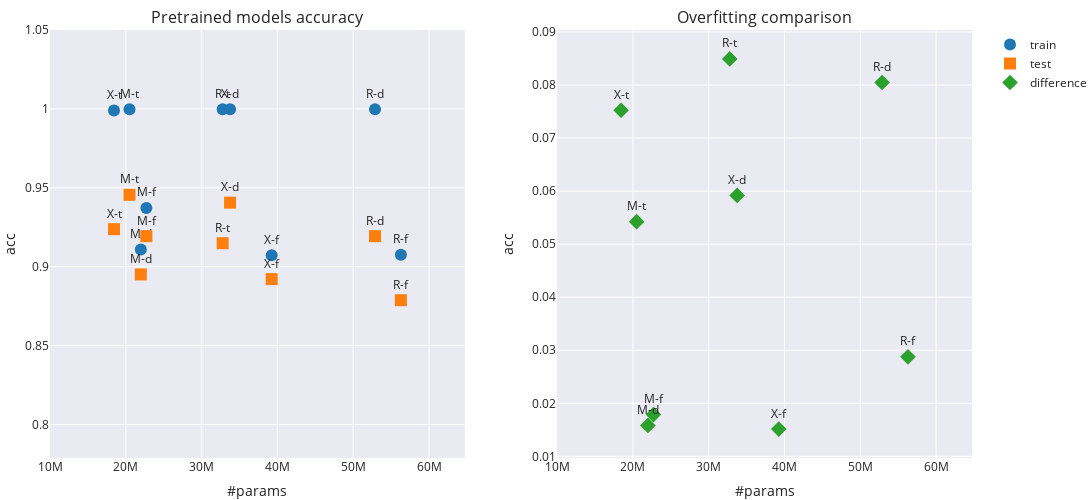

Write notebook code for a chart like this one.
### Markdown cell above
### 3.4. Comparison between pretrained approaches 

The next figure shows the train and test performance of each pretrained model with the number of trainable parameters. We have abbreviated the names with the first character and a suffix indicating the transfer-learning (t), finetuning (f) and partial-finetuning (d) approaches.

### Code cell
# abbreviate names 
names = ['R-t', 'R-f', 'R-d', 'M-t', 'M-f', 'M-d', 'X-t', 'X-f', 'X-d']
models = [resnet_t, resnet_f, resnet_d, mobile_t, mobile_f, mobile_d, xception_t, xception_f, xception_d]
for model, name in zip(models, names):
    model._name = name
comparison(models, (train_dataset, val_dataset), titles=['Pretrained models accuracy', 'Overfitting comparison'])

### Figure 1 — Plotly figure (JSON) as saved in the notebook; plotly's stock layout.template omitted (floating-point values rounded to 4 significant figures)
{"data": [{"marker": {"color": "#1F77B4", "size": 12, "symbol": "circle"}, "mode": "markers+text", "name": "train", "text": ["X-t", "M-t", "M-d", "M-f", "R-t", "X-d", "X-f", "R-d", "R-f"], "textposition": "top center", "type": "scatter", "x": [18438005, 20486005, 21977397, 22709877, 32774005, 33748637, 39244957, 52877301, 56293365], "xaxis": "x", "y": [0.999, 0.9998, 0.9109, 0.9372, 0.9998, 0.9998, 0.9073, 0.9998, 0.9075], "yaxis": "y"}, {"marker": {"color": "#FF7F0E", "size": 12, "symbol": "square"}, "mode": "markers+text", "name": "test", "text": ["X-t", "M-t", "M-d", "M-f", "R-t", "X-d", "X-f", "R-d", "R-f"], "textposition": "top center", "type": "scatter", "x": [18438005, 20486005, 21977397, 22709877, 32774005, 33748637, 39244957, 52877301, 56293365], "xaxis": "x", "y": [0.9238, 0.9456, 0.8951, 0.9193, 0.9149, 0.9406, 0.8921, 0.9193, 0.8788], "yaxis": "y"}, {"marker": {"color": "#2CA02C", "size": 12, "symbol": "diamond"}, "mode": "markers+text", "name": "difference", "text": ["X-t", "M-t", "M-d", "M-f", "R-t", "X-d", "X-f", "R-d", "R-f"], "textposition": "top center", "type": "scatter", "x": [18438005, 20486005, 21977397, 22709877, 32774005, 33748637, 39244957, 52877301, 56293365], "xaxis": "x2", "y": [0.07524, 0.05425, 0.01584, 0.01787, 0.08493, 0.0592, 0.01514, 0.08048, 0.02876], "yaxis": "y2"}], "layout": {"annotations": [{"font": {"size": 16}, "showarrow": false, "text": "Pretrained models accuracy", "x": 0.225, "xanchor": "center", "xref": "paper", "y": 1, "yanchor": "bottom", "yref": "paper"}, {"font": {"size": 16}, "showarrow": false, "text": "Overfitting comparison", "x": 0.775, "xanchor": "center", "xref": "paper", "y": 1, "yanchor": "bottom", "yref": "paper"}], "height": 500, "margin": {"b": 10, "l": 0, "r": 0, "t": 30}, "width": 1500, "xaxis": {"anchor": "y", "domain": [0, 0.45], "range": [9994000.0, 64740000.0], "title": {"text": "#params"}}, "xaxis2": {"anchor": "y2", "domain": [0.55, 1], "range": [9994000.0, 64740000.0], "title": {"text": "#params"}}, "yaxis": {"anchor": "x", "domain": [0, 1], "range": [0.7788, 1.05], "title": {"text": "acc"}}, "yaxis2": {"anchor": "x2", "domain": [0, 1], "title": {"text": "acc"}}}}
